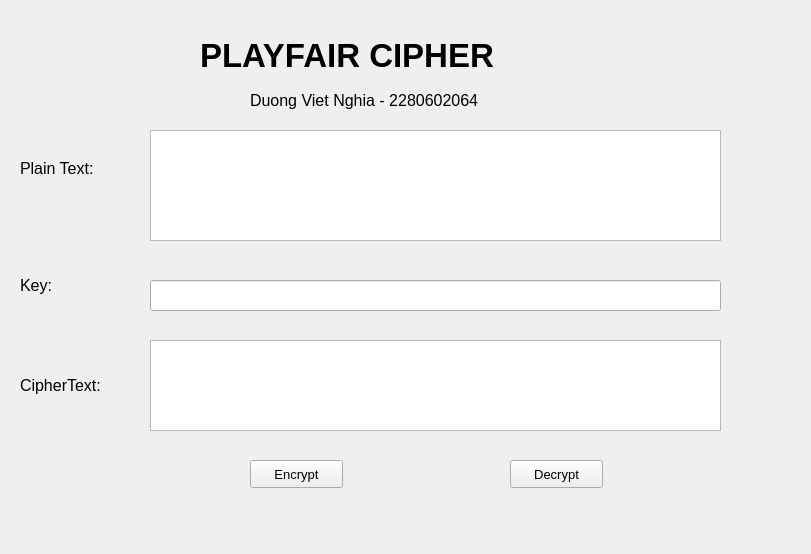
<?xml version="1.0" encoding="UTF-8"?>
<ui version="4.0">
 <class>MainWindow</class>
 <widget class="QMainWindow" name="MainWindow">
  <property name="enabled">
   <bool>true</bool>
  </property>
  <property name="geometry">
   <rect>
    <x>0</x>
    <y>0</y>
    <width>811</width>
    <height>554</height>
   </rect>
  </property>
  <property name="windowTitle">
   <string>MainWindow</string>
  </property>
  <widget class="QWidget" name="centralwidget">
   <widget class="QLabel" name="label">
    <property name="geometry">
     <rect>
      <x>200</x>
      <y>10</y>
      <width>401</width>
      <height>91</height>
     </rect>
    </property>
    <property name="font">
     <font>
      <pointsize>25</pointsize>
      <weight>75</weight>
      <bold>true</bold>
     </font>
    </property>
    <property name="text">
     <string>PLAYFAIR CIPHER</string>
    </property>
   </widget>
   <widget class="QLabel" name="label_2">
    <property name="geometry">
     <rect>
      <x>250</x>
      <y>70</y>
      <width>291</width>
      <height>61</height>
     </rect>
    </property>
    <property name="font">
     <font>
      <pointsize>12</pointsize>
     </font>
    </property>
    <property name="text">
     <string>Duong Viet Nghia - 2280602064</string>
    </property>
   </widget>
   <widget class="QLabel" name="label_3">
    <property name="geometry">
     <rect>
      <x>20</x>
      <y>160</y>
      <width>101</width>
      <height>16</height>
     </rect>
    </property>
    <property name="font">
     <font>
      <pointsize>12</pointsize>
     </font>
    </property>
    <property name="text">
     <string>Plain Text:</string>
    </property>
   </widget>
   <widget class="QLabel" name="label_4">
    <property name="geometry">
     <rect>
      <x>20</x>
      <y>270</y>
      <width>51</width>
      <height>31</height>
     </rect>
    </property>
    <property name="font">
     <font>
      <pointsize>12</pointsize>
     </font>
    </property>
    <property name="text">
     <string>Key:</string>
    </property>
   </widget>
   <widget class="QLabel" name="label_5">
    <property name="geometry">
     <rect>
      <x>20</x>
      <y>370</y>
      <width>111</width>
      <height>31</height>
     </rect>
    </property>
    <property name="font">
     <font>
      <pointsize>12</pointsize>
     </font>
    </property>
    <property name="text">
     <string>CipherText:</string>
    </property>
   </widget>
   <widget class="QPushButton" name="btn_encrypt">
    <property name="geometry">
     <rect>
      <x>250</x>
      <y>460</y>
      <width>93</width>
      <height>28</height>
     </rect>
    </property>
    <property name="font">
     <font>
      <pointsize>10</pointsize>
     </font>
    </property>
    <property name="text">
     <string>Encrypt</string>
    </property>
   </widget>
   <widget class="QTextEdit" name="txt_plain_text">
    <property name="geometry">
     <rect>
      <x>150</x>
      <y>130</y>
      <width>571</width>
      <height>111</height>
     </rect>
    </property>
   </widget>
   <widget class="QLineEdit" name="txt_key">
    <property name="geometry">
     <rect>
      <x>150</x>
      <y>280</y>
      <width>571</width>
      <height>31</height>
     </rect>
    </property>
   </widget>
   <widget class="QTextEdit" name="txt_cipher_text">
    <property name="geometry">
     <rect>
      <x>150</x>
      <y>340</y>
      <width>571</width>
      <height>91</height>
     </rect>
    </property>
   </widget>
   <widget class="QPushButton" name="btn_decrypt">
    <property name="geometry">
     <rect>
      <x>510</x>
      <y>460</y>
      <width>93</width>
      <height>28</height>
     </rect>
    </property>
    <property name="font">
     <font>
      <pointsize>10</pointsize>
     </font>
    </property>
    <property name="text">
     <string>Decrypt</string>
    </property>
   </widget>
  </widget>
  <widget class="QMenuBar" name="menubar">
   <property name="geometry">
    <rect>
     <x>0</x>
     <y>0</y>
     <width>811</width>
     <height>26</height>
    </rect>
   </property>
  </widget>
 </widget>
 <resources/>
 <connections/>
</ui>
